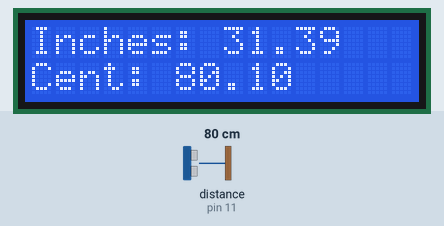
Recording of a sketch running on a simulated Arduino Uno, built with avr-gcc and run on an emulated ATmega328P. On the bench: 16×2 character LCD. Wiring (inferred from the names in the program): ultrasonic range finder: trigger pin 12; echo pin 11. The inputs (shaded band) are chosen by the test bench; at power-on: distance to the obstacle (sensor on pin 11) 80 cm. The echo pulse lasts 58.3 µs per cm.

Above: at 1.2 s.
1.3 s: distance to the obstacle (sensor on pin 11) set to 2 cm
At 3.2 s:
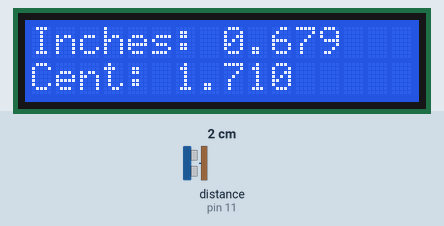
3.5 s: distance to the obstacle (sensor on pin 11) set to 18 cm
At 4.4 s:
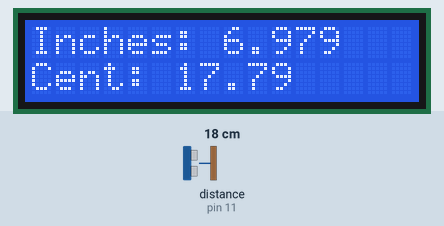
6.1 s: distance to the obstacle (sensor on pin 11) set to 9 cm
At 7.8 s:
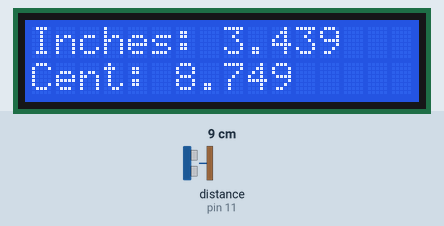
Timing chart, 0 to 9.3 s (numbered marks = the images above; inputs shaded):
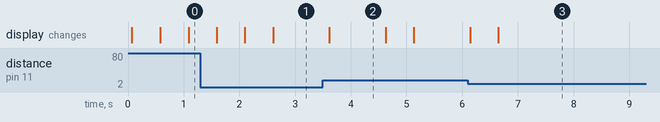

The sketch:

code.ino
```cpp
#include <LiquidCrystal.h>

const int trigPin = 12;
const int echoPin = 11;

const int RS = 9;
const int EN = 8;
const int DB4 = 4;
const int DB5 = 5;
const int DB6 = 6;
const int DB7 = 7;

LiquidCrystal lcd(RS, EN, DB4, DB5, DB6, DB7);

void setup()
{

  lcd.begin(16, 2);
  pinMode(trigPin, OUTPUT);
  pinMode(echoPin, INPUT);


}

void loop()
{
  	double duration, in, cm;
	//lcd.clear();
  	digitalWrite(trigPin,LOW);
  	delayMicroseconds(2);
  	digitalWrite(trigPin,HIGH);
  	delayMicroseconds(10);
  	digitalWrite(trigPin, LOW);

  	duration = pulseIn(echoPin, HIGH);
  	in = duration / 74 / 2;
  	cm = duration / 29 / 2;

  	lcd.setCursor(0, 0);
  	lcd.print("Inches: ");
  	lcd.print(in);
	lcd.setCursor(0,1);
  	lcd.print("Cent: ");
  	lcd.print(cm);
  	delay(500);
}
```

Measured:
- after the input at 1.3 s, the display: changes after 0.29 s (image 1)
- after the input at 3.5 s, the display: changes after 0.11 s (image 2)
- after the input at 6.1 s, the display: first changes at once (image 3 shows a later state)
- what the display in image 2 shows lasts 1.0 s, from 3.6 s to 4.6 s
